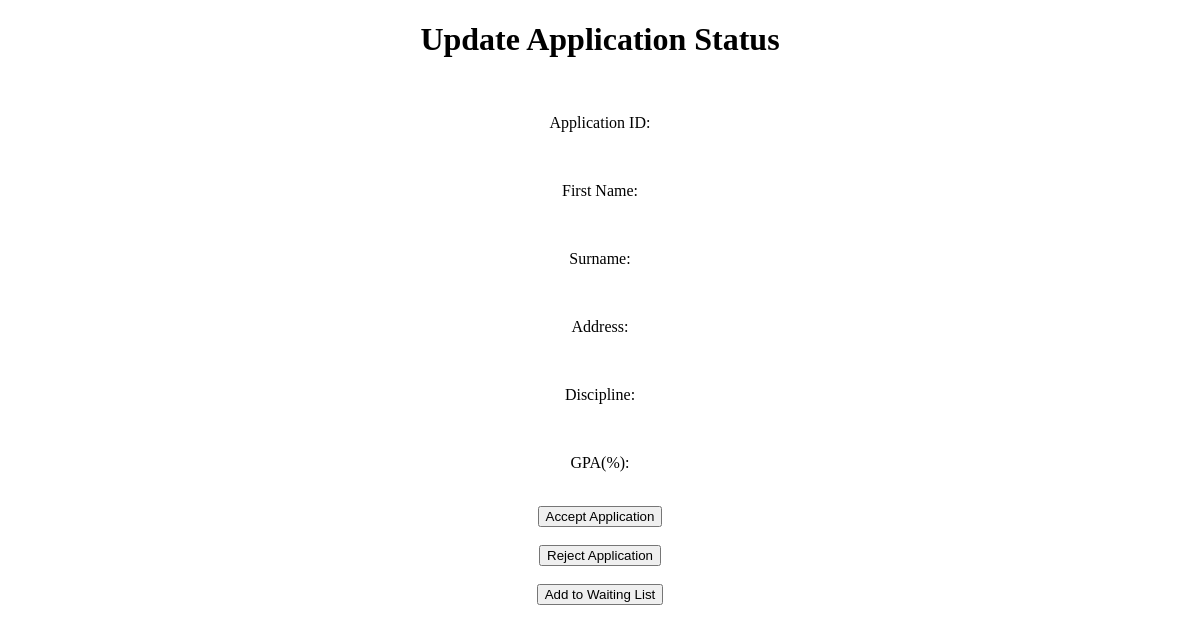
Page /update_application/25/ on the earlier database version.
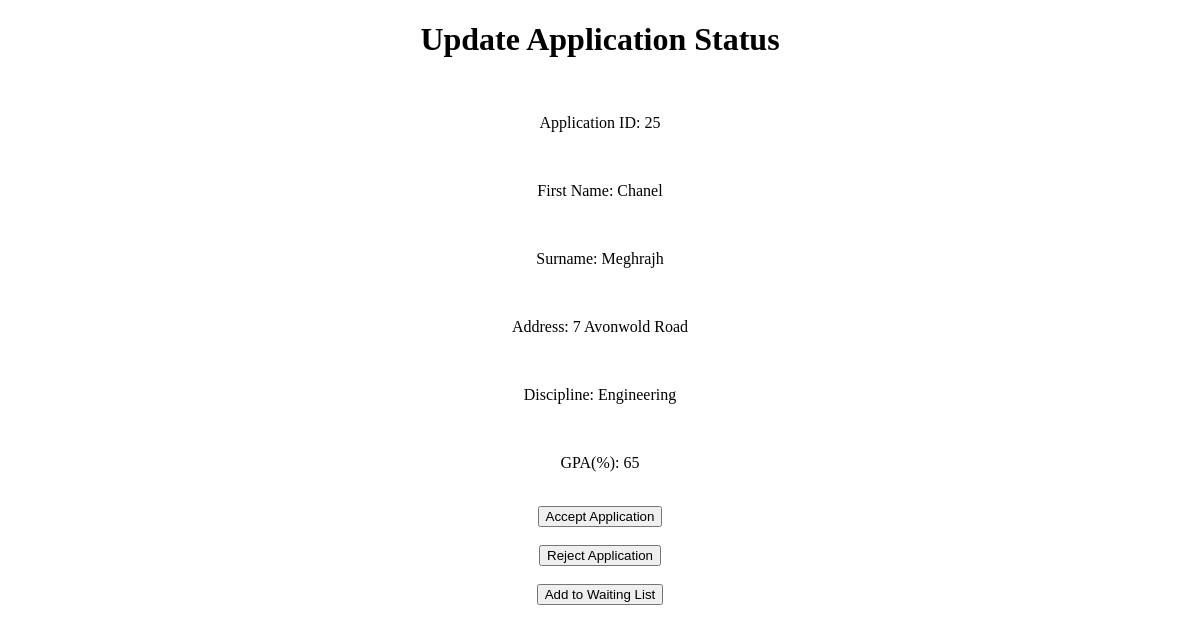
Same page on the later database version.
### app.py (models this page shows)
class Forms(db.Model, UserMixin):
    form_id = db.Column(db.Integer, primary_key=True)
    firstname = db.Column(db.String(50), nullable=False)
    lastname = db.Column(db.String(50), nullable=False)
    address = db.Column(db.String(100), nullable=False)
    discipline = db.Column(db.String(50), nullable=False)
    gpa = db.Column(db.String(10), nullable=False)
    application_status = db.Column(db.String(20), nullable=False)
    user_id = db.Column(db.Integer, nullable=False)

### app.py (the view)
@app.route('/update_application/<form_id>/', methods=('GET', 'POST'))
def update_application(form_id):
    applicant = Forms.query.get(form_id)
    return render_template('update_application.html',applicant=applicant)

### templates/update_application.html (shortened to what this page needs)
<!DOCTYPE html>
<html lang="en">
<head>
</head>
<body style = "background: url(https://cdn.pixabay.com/photo/2017/03/30/13/56/turquoise-2188530__340.jpg); background-size: 100%;">
    <h1><center>Update Application Status</center></h1><br>
    <p><center>Application ID: {{applicant.form_id}}</center></p><br>
    <p><center>First Name: {{applicant.firstname}}</center></p><br>
    <p><center>Surname: {{applicant.lastname}}</center></p><br>
    <p><center>Address: {{applicant.address}}</center></p><br>
    <p><center>Discipline: {{applicant.discipline}}</center></p><br>
    <p><center>GPA(%): {{applicant.gpa}}</center></p><br>
     <form action="{{url_for('application_updated',form_id = applicant.form_id,application_status='Accepted')}}" method="POST"><center>
        <input type = "submit" value = "Accept Application" />
     </center></form><br>
     <form action="{{url_for('application_updated',form_id = applicant.form_id,application_status='Rejected')}}" method="POST"><center>
        <input type = "submit" value = "Reject Application" />
     </center></form><br>
     <form action="{{url_for('application_updated',form_id = applicant.form_id,application_status='Waiting List')}}" method="POST"><center>
        <input type = "submit" value = "Add to Waiting List" />
     </center></form><br>
</body>
</html>

Differences in the rows shown:
added Forms: form_id "25", firstname "Chanel", lastname "Meghrajh", address "7 Avonwold Road", discipline "Engineering", gpa "65"
